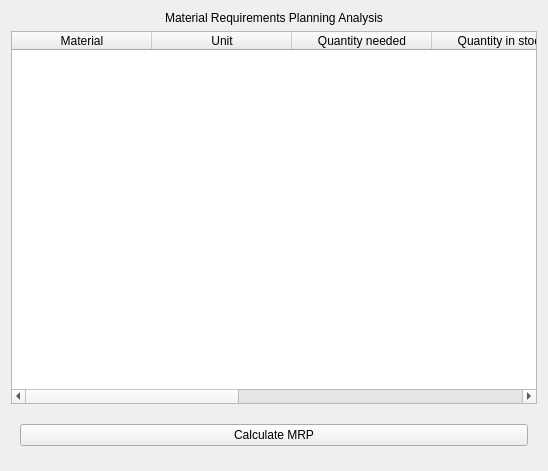
<?xml version="1.0" encoding="UTF-8"?>
<ui version="4.0">
 <class>pageMRP</class>
 <widget class="QWidget" name="pageMRP">
  <property name="geometry">
   <rect>
    <x>0</x>
    <y>0</y>
    <width>548</width>
    <height>471</height>
   </rect>
  </property>
  <property name="windowTitle">
   <string>Form</string>
  </property>
  <layout class="QVBoxLayout" name="verticalLayout">
   <item>
    <widget class="QLabel" name="lblTitle">
     <property name="sizePolicy">
      <sizepolicy hsizetype="Expanding" vsizetype="Fixed">
       <horstretch>0</horstretch>
       <verstretch>0</verstretch>
      </sizepolicy>
     </property>
     <property name="styleSheet">
      <string notr="true"/>
     </property>
     <property name="text">
      <string>Material Requirements Planning Analysis</string>
     </property>
     <property name="alignment">
      <set>Qt::AlignmentFlag::AlignCenter</set>
     </property>
    </widget>
   </item>
   <item>
    <widget class="QTableWidget" name="tableMRP">
     <property name="editTriggers">
      <set>QAbstractItemView::EditTrigger::NoEditTriggers</set>
     </property>
     <property name="selectionBehavior">
      <enum>QAbstractItemView::SelectionBehavior::SelectRows</enum>
     </property>
     <attribute name="horizontalHeaderDefaultSectionSize">
      <number>140</number>
     </attribute>
     <attribute name="horizontalHeaderStretchLastSection">
      <bool>true</bool>
     </attribute>
     <column>
      <property name="text">
       <string>Material</string>
      </property>
     </column>
     <column>
      <property name="text">
       <string>Unit</string>
      </property>
     </column>
     <column>
      <property name="text">
       <string>Quantity needed</string>
      </property>
     </column>
     <column>
      <property name="text">
       <string>Quantity in stock</string>
      </property>
     </column>
     <column>
      <property name="text">
       <string>Difference</string>
      </property>
     </column>
     <column>
      <property name="text">
       <string>Deadline</string>
      </property>
     </column>
     <column>
      <property name="text">
       <string>Demanding orders</string>
      </property>
     </column>
    </widget>
   </item>
   <item>
    <widget class="QWidget" name="widget" native="true">
     <property name="minimumSize">
      <size>
       <width>0</width>
       <height>50</height>
      </size>
     </property>
     <layout class="QHBoxLayout" name="horizontalLayout">
      <item>
       <widget class="QPushButton" name="pushButton_3">
        <property name="text">
         <string>Calculate MRP</string>
        </property>
        <property name="contentButton" stdset="0">
         <string>true</string>
        </property>
       </widget>
      </item>
     </layout>
    </widget>
   </item>
  </layout>
 </widget>
 <resources/>
 <connections/>
</ui>
